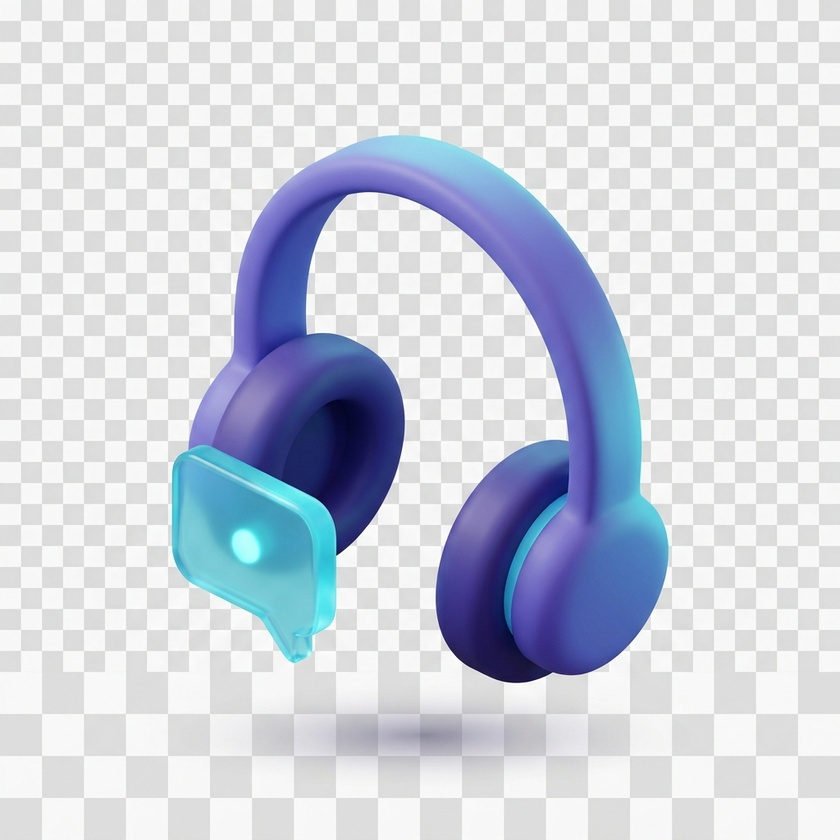
#> input picture brand-assets/source-renders/3D_headset_and_chat_bubble_202607242336.jpeg, 840 x 840 px, shrunk from 1024 x 1024 before the run
$ python dechecker.py source-renders/3D_headset_and_chat_bubble_202607242336.jpeg
#> lines starting #> are read from the running program, lines starting #| are printed output that depends on the picture; after the words box and inside, x2 and y2 are one past the last pixel; in counts of white or black regions, pixels touching at a corner belong together
#!/usr/bin/env python3
"""Flatten the checkerboard the generator paints *through* translucent glass.

Inside the glass the two checker tones are both saturated cyan and differ only
in lightness, so the saturation-based background removal can't touch them.
A gaussian blur averages the two tones into one flat tint; blending it back only
where the local difference is small keeps every real edge and highlight crisp.
"""

import sys
import numpy as np
from PIL import Image, ImageFilter

RADIUS = 10
KEEP_EDGE_ABOVE = 40


def decheck(path):
    im = Image.open(path).convert("RGBA")
    rgb = im.convert("RGB")
#> rgb is the input picture: PIL image 840x840 RGB; mean R, G, B 203.5, 209, 221
    blurred = rgb.filter(ImageFilter.GaussianBlur(RADIUS))
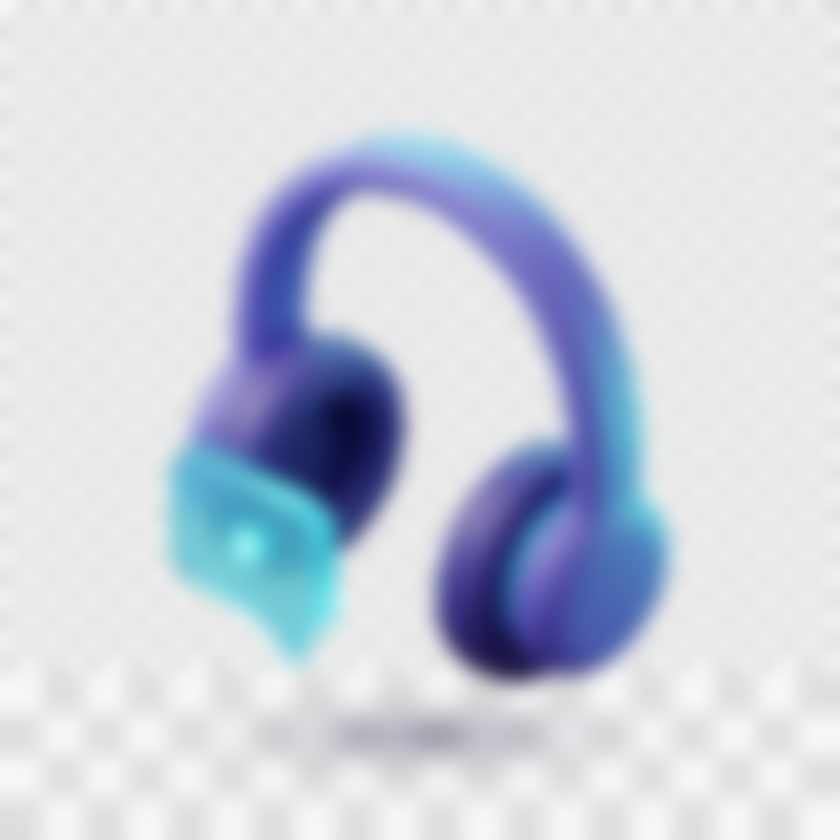
#> blurred: PIL image 840x840 RGB; mean R, G, B 203.5, 209, 221
    o = np.asarray(rgb).astype(np.int16)
    b = np.asarray(blurred).astype(np.int16)
    flat = np.abs(o - b).max(axis=2) < KEEP_EDGE_ABOVE
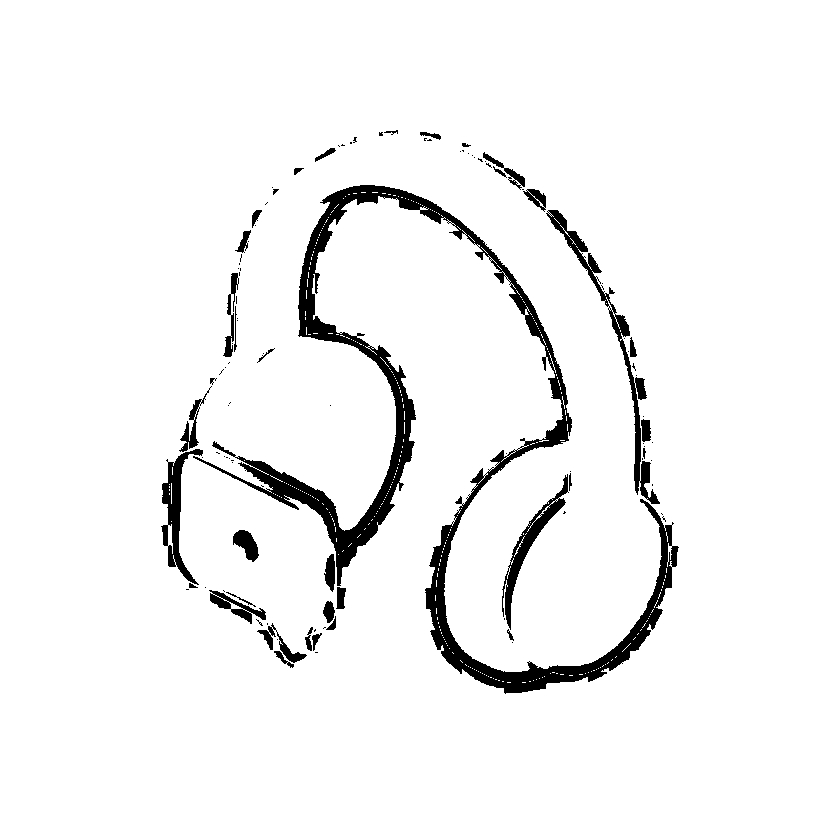
#> flat: shape (840, 840) bool; 95.2% white; 110 black regions (73 under 20 px), largest, box (x1, y1, x2, y2) and area: (193, 185, 679, 694) 22251, (546, 210, 660, 504) 2699, (161, 449, 203, 585) 1707
    out = np.where(flat[..., None], b, o).astype(np.uint8)
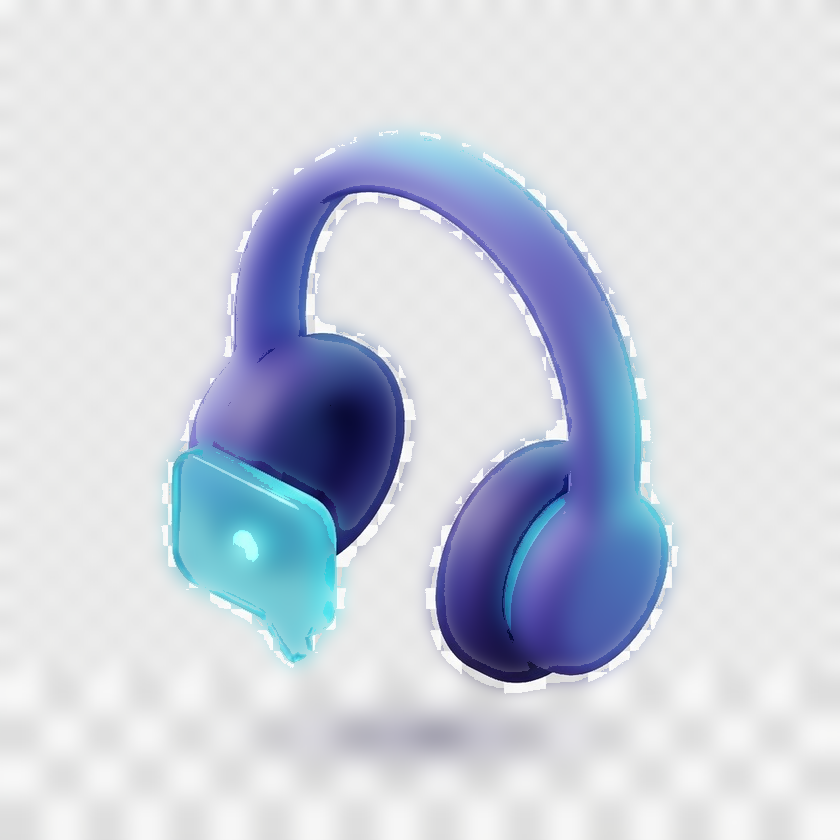
#> out: shape (840, 840, 3); mean R, G, B 203.5, 209.3, 221.1
    res = Image.fromarray(out).convert("RGBA")
    res.putalpha(im.split()[-1])
    res.save(path)
    return float(flat.mean())


for p in sys.argv[1:]:
    print(f"{p.split('/')[-1]:24s} flattened {decheck(p):.0%}")

$ run again, on brand-assets/source-renders/Database_cylinders_with_orbiting…_202607242336.jpeg
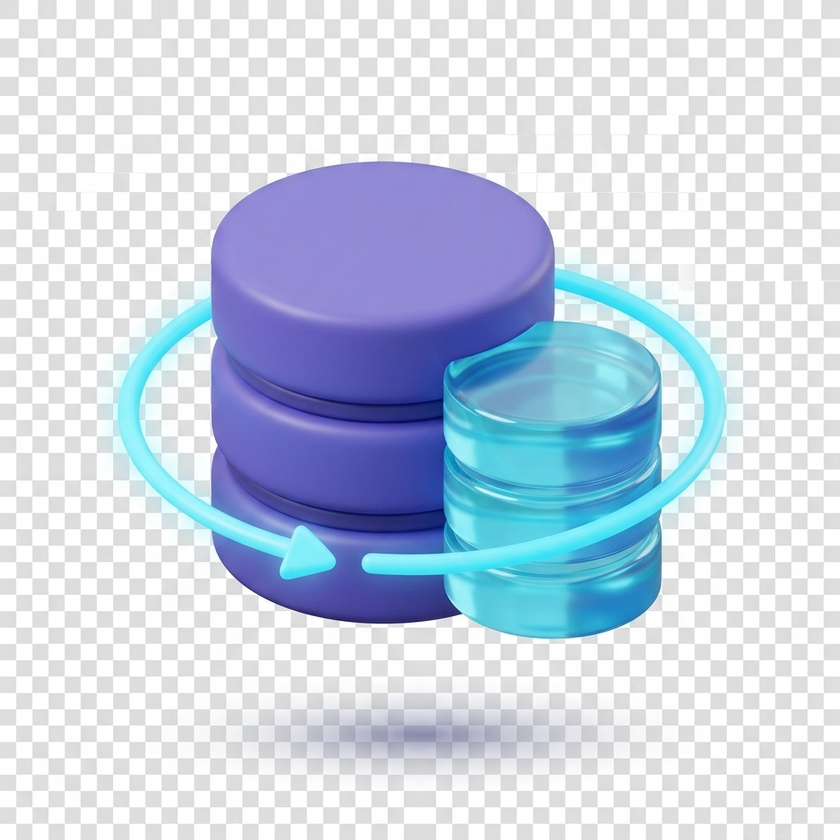
#> input picture brand-assets/source-renders/Database_cylinders_with_orbiting…_202607242336.jpeg, 840 x 840 px, shrunk from 1024 x 1024 before the run
#> in decheck, rgb is the input picture: PIL image 840x840 RGB; mean R, G, B 198.5, 210.9, 227
#> in decheck, `flat = np.abs(o - b).max(axis=2) < KEEP_EDGE_ABOVE`:
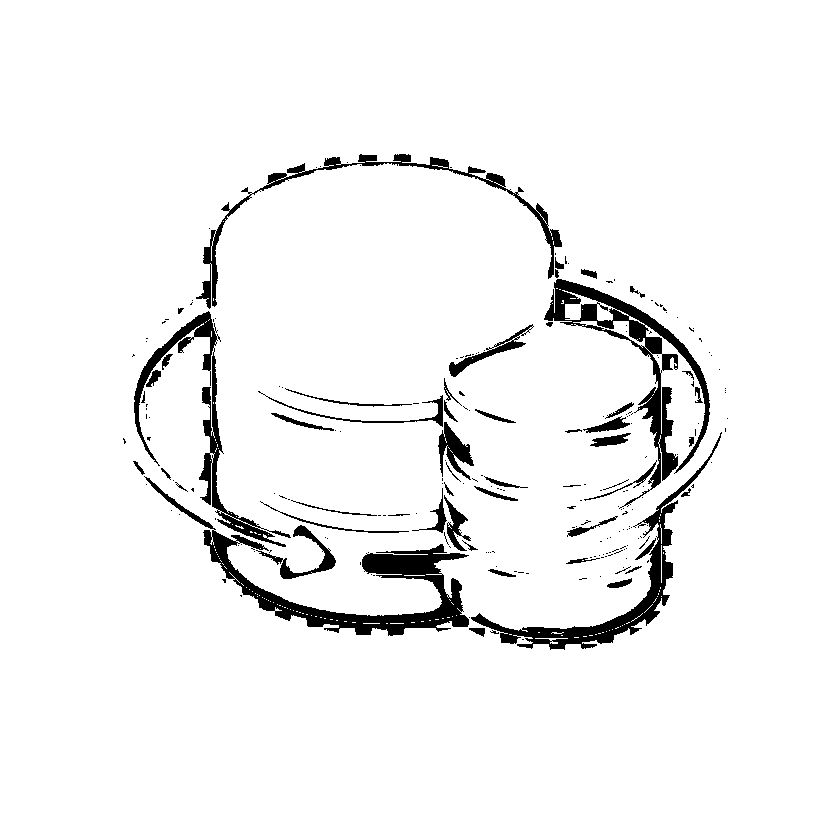
#> flat: shape (840, 840) bool; 95.1% white; 229 black regions (175 under 20 px), largest, box (x1, y1, x2, y2) and area: (144, 476, 469, 636) 7733, (544, 279, 710, 509) 6310, (471, 432, 722, 650) 4818
#> in decheck, `out = np.where(flat[..., None], b, o).astype(np.uint8)`:
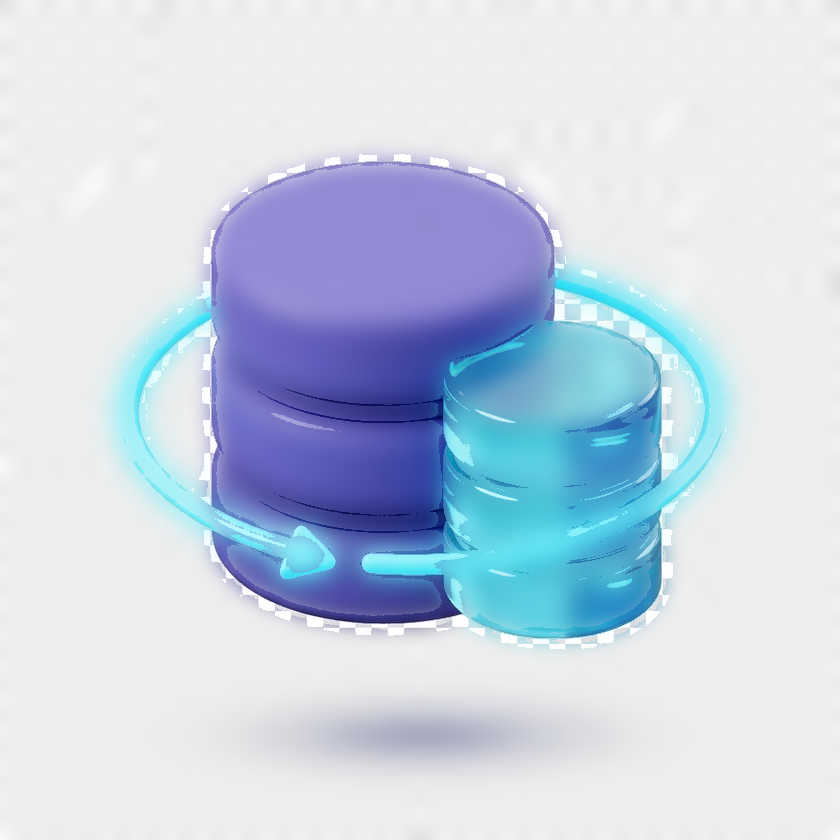
#> out: shape (840, 840, 3); mean R, G, B 198.4, 211, 227.1
